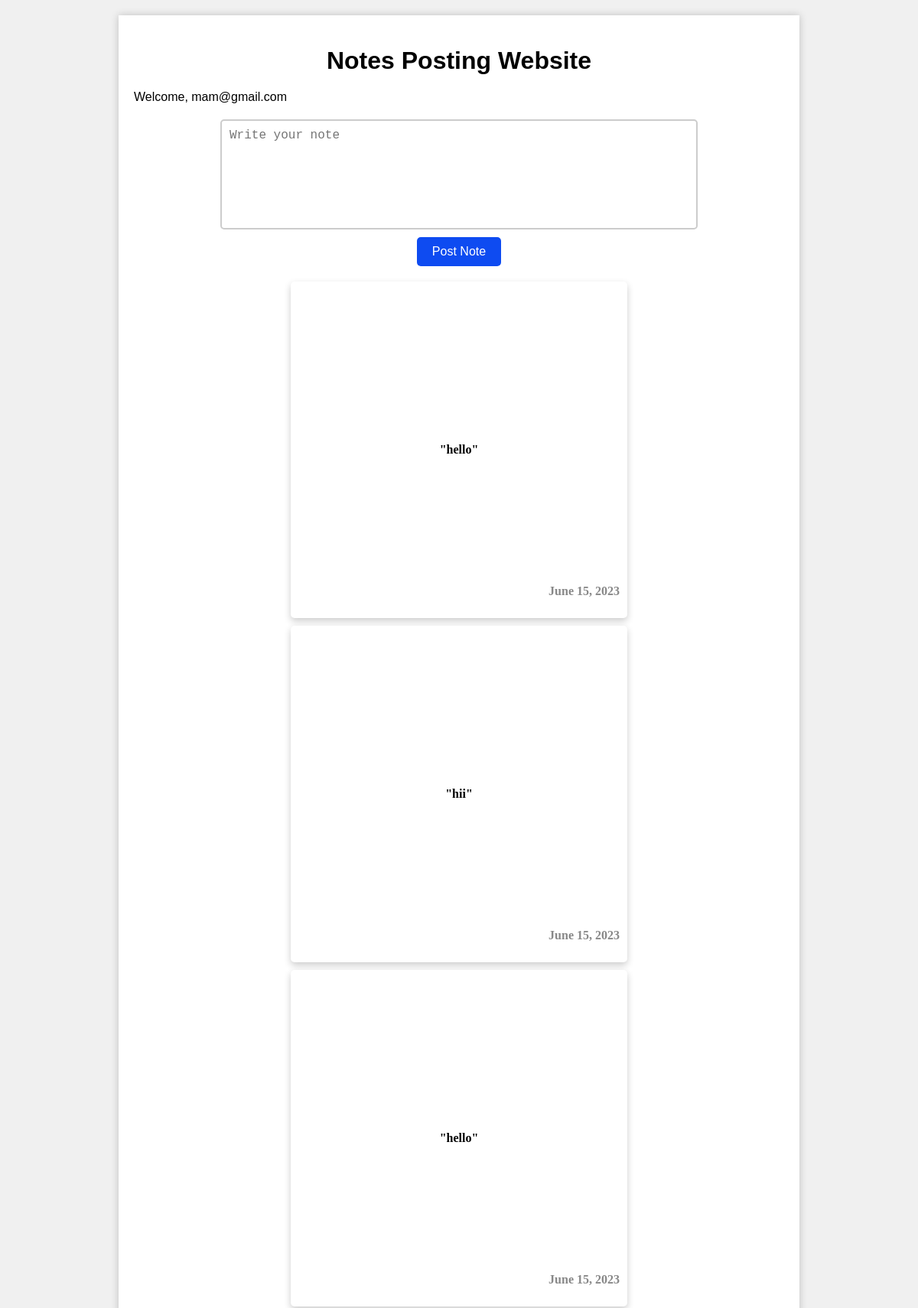
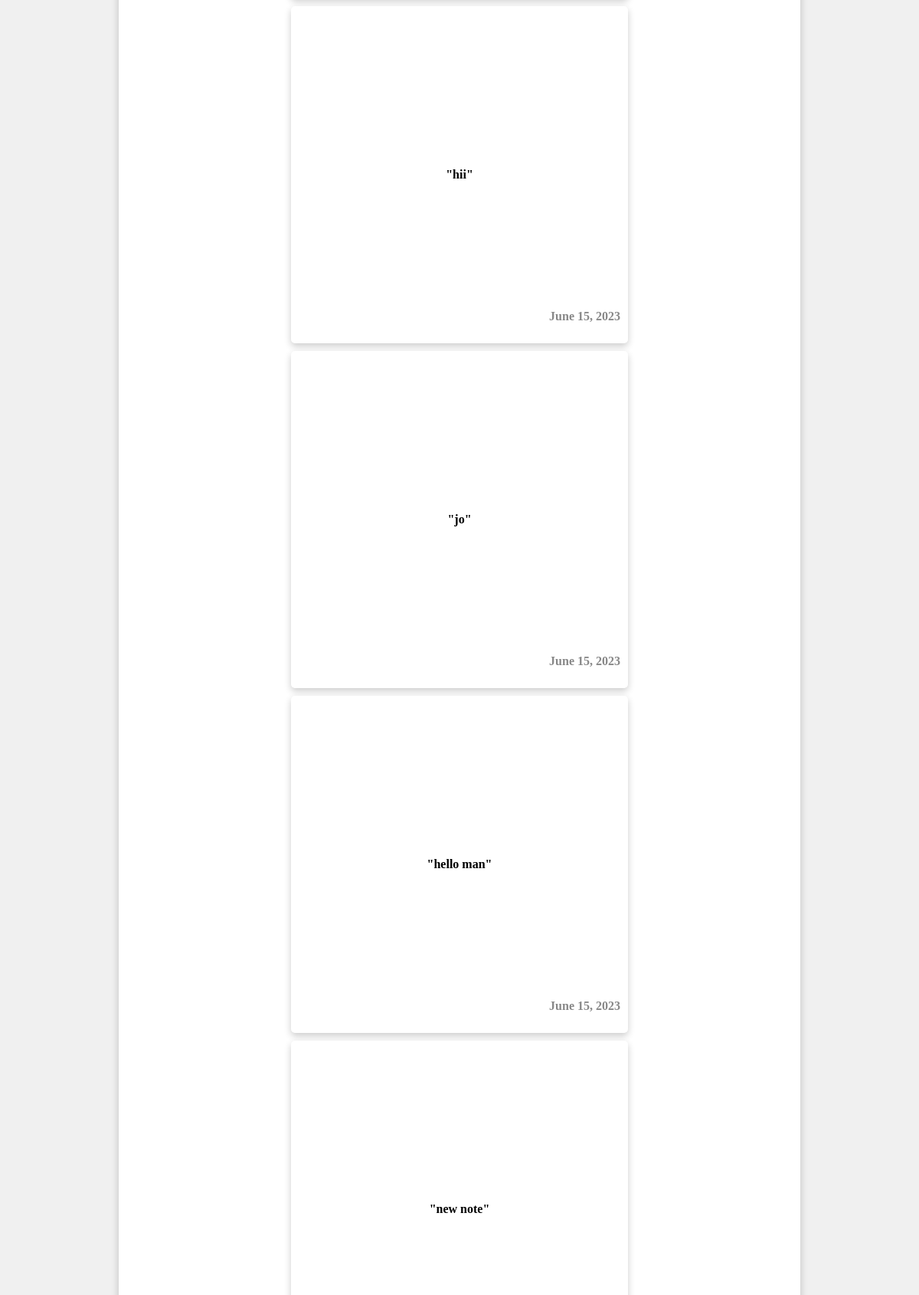
/?page=2 (signed in, upper part), run on the app's committed database (2 pictures, top to bottom).
### my_app/models.py (models this page shows, shortened)
class Note(models.Model):
    user = models.ForeignKey(User, on_delete=models.CASCADE)
    content = models.TextField()
    timestamp = models.DateTimeField(auto_now_add=True)

### my_app/views.py (the view)
# urls.py: path('', views.home, name='home'),
@login_required(login_url='/login/')
def home(request):
    if request.method == 'POST':
        note_content = request.POST.get('note_content')
        if note_content:
            Note.objects.create(user=request.user, content=note_content)
        return redirect('home')  # Redirect to the home page after submitting the note
    notes = Note.objects.order_by('-timestamp')  # Fetch all notes ordered by timestamp
    paginator = Paginator(notes, 25)  # Display 5 notes per page
    page_number = request.GET.get('page')  # Get the current page number from the request's query parameters
    page_obj = paginator.get_page(page_number)  # Get the Page object for the current page
    context = {
        'page_obj': page_obj
    }
    return render(request, 'index.html', context)

### templates/index.html (shortened to what this page needs)
<!DOCTYPE html>
<html>
<head>
  <link rel="stylesheet" href="/static/css/index-style.css">
</head>
<body>
  <div class="container">
    <h1>Notes Posting Website</h1>
    <div class="user-email">
      {% if user.is_authenticated %}
        Welcome, {{ user.email }}
      {% endif %}
    </div>
    <div class="notes-section">
      <form class="note-form" method="POST" action="{% url 'home' %}" onsubmit="return validateForm()">
        <textarea class="note-input" id="note-input" name="note_content" placeholder="Write your note"></textarea>
        <button class="submit-button" type="submit">Post Note</button>
      </form>
      <div class="note-cards">
        {% for note in page_obj %}
        <div class="note-card">
          <p>"{{ note.content }}"</p>
          <p class="note-timestamp">{{ note.timestamp|date }}</p>
        </div>
        {% endfor %}
      </div>
    </div>
  </div>
</body>
</html>

### static/css/index-style.css (style rules this page uses)
body { font-family: Arial, sans-serif; margin: 0; padding: 0; background-color: #f0f0f0; }
.container { max-width: 850px; margin: 20px auto; padding: 20px; background-color: #fff; box-shadow: 0 0 10px rgba(0, 0, 0, 0.2); }
h1 { text-align: center; margin-bottom: 20px; }
.notes-section { margin-top: 20px; }
.note-form { display: flex; flex-direction: column; align-items: center; margin-bottom: 20px; }
.note-input { width: 100%; max-width: 600px; height: 120px; resize: none; border: 2px solid #ccc; border-radius: 5px; padding: 10px; font-size: 16px; margin-bottom: 10px; }
.submit-button { padding: 10px 20px; background-color: #0e4bf1; color: #fff; font-size: 16px; border: none; border-radius: 5px; cursor: pointer; }
.note-card { background-color: #fff; box-shadow: 0 4px 10px rgba(0, 0, 0, 0.2); border-radius: 5px; padding: 20px; margin-bottom: 20px; width: 400px; height: 400px; margin: 0 auto; display: flex; flex-direction: column; justify-content: center; position: relative; margin-top: 10px; overflow: hidden; }
.note-card p { font-family: "Stoic Script", cursive; font-weight: bold; font-size: 16px; text-align: center; overflow: auto; max-height: 100%; }
.note-timestamp { font-size: 14px; color: #888; position: absolute; bottom: 10px; right: 10px; }

### data on the page
Note: content "hello", timestamp "June 15, 2023"
Note: content "hii", timestamp "June 15, 2023"
Note: content "hello", timestamp "June 15, 2023"
Note: content "hii", timestamp "June 15, 2023"
Note: content "jo", timestamp "June 15, 2023"
Note: content "hello man", timestamp "June 15, 2023"
Note: content "new note"

### other printed values
{{ user.email }} "mam@gmail.com"
